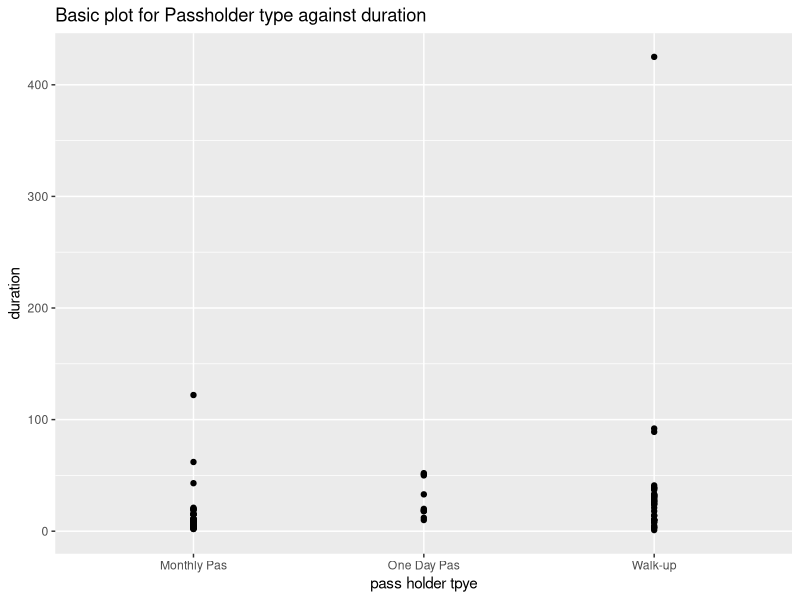

Source code (R):
## ---- chunk 1
library(ggplot2)
duration_passholder_type_100 = read.csv("duration_passholder_type_100.csv", header = TRUE)
## ---- chunk 2
qplot(duration_passholder_type_100$passholder_type,duration_passholder_type_100$duration,main = "Basic plot for Passholder type against duration",xlab = "pass holder tpye", ylab = "duration")
